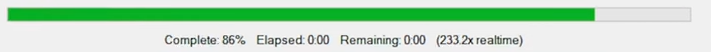
#> input picture pc-agent/sample/image.png, 711 x 52 px; its folder holds only this picture in this run
$ python test_detection.py   (older library calls are emulated)
#> lines starting #> are read from the running program, lines starting #| are printed output that depends on the picture; after the words box and inside, x2 and y2 are one past the last pixel; in counts of white or black regions, pixels touching at a corner belong together
### pc-agent/core/bar_finder.py
"""진행바 자동 탐지 모듈.

다중 전략으로 이미지 내 진행바 영역을 찾아낸다:
  1. Canny 에지 + 수직 모폴로지 — 테두리 있는 바
  2. 적응형 이진화 — 미세한 대비 차
  3. HSV 채도 분할 — 채색된 fill 영역 직접 탐지
  4. 배경 제거 — 코너 색상 기준 비-배경 영역
"""

from dataclasses import dataclass

import cv2
import numpy as np
from PIL import Image

from utils.logger import log


@dataclass
class BarRegion:
    """탐지된 진행바 영역 (PIL crop 호환)."""

    top: int
    left: int
    bottom: int  # exclusive
    right: int  # exclusive
    confidence: float
    direction: str = "horizontal"  # "horizontal" 또는 "vertical"

    @property
    def bbox(self) -> tuple[int, int, int, int]:
        """PIL Image.crop() 형식: (left, upper, right, lower)."""
        return (self.left, self.top, self.right, self.bottom)

    @property
    def width(self) -> int:
        return self.right - self.left

    @property
    def height(self) -> int:
        return self.bottom - self.top


# ── 최소 두께: 이보다 얇은 후보는 에지 아티팩트로 간주 ──
_MIN_THICKNESS = 6


class BarFinder:
    """다중 전략 기반 진행바 자동 탐지기."""

    def __init__(
        self,
        min_area_ratio: float = 0.01,
        max_area_ratio: float = 0.95,
        min_rectangularity: float = 0.40,
        aspect_threshold: float = 2.0,
    ) -> None:
        self._min_area_ratio = min_area_ratio
        self._max_area_ratio = max_area_ratio
        self._min_rect = min_rectangularity
        self._aspect_th = aspect_threshold

    # ── 공개 API ─────────────────────────────────────────

    def find(self, image: Image.Image) -> BarRegion | None:
        """이미지에서 진행바 영역을 탐지한다.

        탐지 실패 시에도 전체 영역을 fallback으로 반환.
        이미지가 너무 작으면 None.

        Args:
            image: PIL 이미지 (RGB).
        """
        if image.mode != "RGB":
            image = image.convert("RGB")

        orig_w, orig_h = image.size


        img = np.array(image)
        h, w = img.shape[:2]

        if h < 3 or w < 3:
            return None

        result = self._detect(img, h, w)
        if result is not None:
            return result

        # fallback
        aspect = orig_w / max(orig_h, 1)
        direction = "vertical" if aspect < (1.0 / self._aspect_th) else "horizontal"
        log.info("윤곽 미탐지 — fallback (전체 이미지, 방향=%s)", direction)
        return BarRegion(
            top=0,
            left=0,
            bottom=orig_h,
            right=orig_w,
            confidence=0.0,
            direction=direction,
        )

    # ── 핵심 탐지 ────────────────────────────────────────

    def _detect(self, img: np.ndarray, h: int, w: int) -> BarRegion | None:
        gray = cv2.cvtColor(img, cv2.COLOR_RGB2GRAY)
        blurred = cv2.GaussianBlur(gray, (3, 3), 0)

        candidates: list[BarRegion] = []

        # ── 전략 1: Canny + Otsu (수직 모폴로지로 에지 브릿지) ──
        otsu_val, _ = cv2.threshold(
            blurred,
            0,
            255,
            cv2.THRESH_BINARY + cv2.THRESH_OTSU,
        )
        for factor in (0.5, 0.33):
            lower = max(10, int(otsu_val * factor))
            upper = max(30, int(otsu_val * factor * 2))
            edges = cv2.Canny(blurred, lower, upper)

            # 작은 커널 (기존)
            k_small = cv2.getStructuringElement(cv2.MORPH_RECT, (3, 3))
            closed = cv2.morphologyEx(edges, cv2.MORPH_CLOSE, k_small, iterations=1)
            contours, _ = cv2.findContours(
                closed,
                cv2.RETR_EXTERNAL,
                cv2.CHAIN_APPROX_SIMPLE,
            )
            candidates.extend(self._filter_contours(contours, h, w))

            # 큰 수직 커널 — 상/하 에지를 브릿지하여 바 본체 형성
            kh = max(7, h // 6)
            k_tall = cv2.getStructuringElement(cv2.MORPH_RECT, (3, kh))
            bridged = cv2.morphologyEx(edges, cv2.MORPH_CLOSE, k_tall, iterations=1)
            contours, _ = cv2.findContours(
                bridged,
                cv2.RETR_EXTERNAL,
                cv2.CHAIN_APPROX_SIMPLE,
            )
            candidates.extend(self._filter_contours(contours, h, w))

        # ── 전략 2: 적응형 이진화 ──
        block_size = max(15, (min(h, w) // 10) | 1)
        binary = cv2.adaptiveThreshold(
            blurred,
            255,
            cv2.ADAPTIVE_THRESH_GAUSSIAN_C,
            cv2.THRESH_BINARY_INV,
            blockSize=block_size,
            C=3,
        )
        contours, _ = cv2.findContours(
            binary,
            cv2.RETR_EXTERNAL,
            cv2.CHAIN_APPROX_SIMPLE,
        )
        candidates.extend(self._filter_contours(contours, h, w))

        # ── 전략 3: HSV 채도 분할 (fill 색상 영역) ──
        hsv = cv2.cvtColor(img, cv2.COLOR_RGB2HSV)
        sat_mask = ((hsv[:, :, 1] > 30) & (hsv[:, :, 2] > 30)).astype(np.uint8) * 255
        k_color = cv2.getStructuringElement(cv2.MORPH_RECT, (5, 3))
        sat_cleaned = cv2.morphologyEx(sat_mask, cv2.MORPH_CLOSE, k_color, iterations=2)
        sat_cleaned = cv2.morphologyEx(
            sat_cleaned, cv2.MORPH_OPEN, k_color, iterations=1
        )
        contours, _ = cv2.findContours(
            sat_cleaned,
            cv2.RETR_EXTERNAL,
            cv2.CHAIN_APPROX_SIMPLE,
        )
        # fill 영역 → 트랙 확장 시도
        for cnt in contours:
            expanded = self._expand_to_track(img, cnt, h, w)
            if expanded is not None:
                candidates.append(expanded)

        # ── 전략 4: 배경 제거 (코너 기반) ──
        bg = self._estimate_background(img)
        diff = np.sqrt(
            np.sum((img.astype(np.float64) - bg.astype(np.float64)) ** 2, axis=2)
        )
        fg_mask = (diff > 25).astype(np.uint8) * 255
        k_fg = cv2.getStructuringElement(cv2.MORPH_RECT, (5, 5))
        fg_cleaned = cv2.morphologyEx(fg_mask, cv2.MORPH_CLOSE, k_fg, iterations=2)
        fg_cleaned = cv2.morphologyEx(fg_cleaned, cv2.MORPH_OPEN, k_fg, iterations=1)
        contours, _ = cv2.findContours(
            fg_cleaned,
            cv2.RETR_EXTERNAL,
            cv2.CHAIN_APPROX_SIMPLE,
        )
        candidates.extend(self._filter_contours(contours, h, w))

        if not candidates:
            return None

        candidates = self._deduplicate(candidates)
        best = max(candidates, key=self._bar_score)

        log.info(
            "바 탐지 [%s]: (%d,%d)-(%d,%d) %dx%d 신뢰도=%.2f",
            best.direction,
            best.left,
            best.top,
            best.right,
            best.bottom,
            best.width,
            best.height,
            best.confidence,
        )
        return best

    # ── 컨투어 필터링 ────────────────────────────────────

    def _filter_contours(
        self,
        contours: list,
        h: int,
        w: int,
    ) -> list[BarRegion]:
        img_area = h * w
        min_area = img_area * self._min_area_ratio
        max_area = img_area * self._max_area_ratio

        results: list[BarRegion] = []

        for contour in contours:
            x, y, bw, bh = cv2.boundingRect(contour)
            rect_area = bw * bh

            if rect_area < min_area or rect_area > max_area:
                continue

            contour_area = cv2.contourArea(contour)
            if contour_area < 1:
                continue

            rectangularity = contour_area / rect_area
            if rectangularity < self._min_rect:
                continue

            aspect = bw / max(bh, 1)
            if aspect >= self._aspect_th:
                direction = "horizontal"
            elif aspect <= (1.0 / self._aspect_th):
                direction = "vertical"
            else:
                continue

            results.append(
                BarRegion(
                    top=y,
                    left=x,
                    bottom=y + bh,
                    right=x + bw,
                    confidence=round(rectangularity, 2),
                    direction=direction,
                )
            )

        return results

    # ── 트랙 확장 (fill → 전체 바 영역) ──────────────────
    def _expand_to_track(
        self,
        img: np.ndarray,
        fill_contour: np.ndarray,
        h: int,
        w: int,
    ) -> BarRegion | None:
        """fill 영역에서 Sobel 경계 + 배경 제거로 전체 바 트랙을 복원한다.

        1단계: Sobel-x(수직 에지)로 fill 좌우의 트랙 경계를 탐지
        2단계: 배경 제거로 추가 확장 (경계 없는 pill 바 대응)
        3단계: 두 결과 중 넓은 쪽 채택
        """
        x, y, bw, bh = cv2.boundingRect(fill_contour)
        if bw * bh < h * w * self._min_area_ratio:
            return None

        y_start = max(y + 1, 0)
        y_end = min(y + bh - 1, h)
        if y_end <= y_start:
            y_start, y_end = y, min(y + bh, h)
        fill_left = x
        fill_right = x + bw

        # ── 1단계: Sobel-x 경계 탐지 ──
        gray = cv2.cvtColor(img, cv2.COLOR_RGB2GRAY)
        sobel_x = np.abs(cv2.Sobel(gray, cv2.CV_64F, 1, 0, ksize=3))
        # fill 행 범위의 median 프로파일
        profile = np.median(sobel_x[y_start:y_end, :], axis=0)
        edge_th = max(float(np.percentile(profile, 70)), 10.0)
        strong = np.where(profile > edge_th)[0]

        # fill 좌측 이내의 에지 → 좌측 경계
        left_edges = strong[strong <= fill_left + 5]
        grad_left = int(left_edges[0]) if len(left_edges) > 0 else fill_left

        # fill 우측 이후의 에지 → 우측 경계 (최우측 채택)
        right_edges = strong[strong >= fill_right - 5]
        grad_right = (
            int(right_edges[-1]) + 1
            if len(right_edges) > 0
            else fill_right
        )

        # ── 2단계: 배경 제거 기반 확장 ──
        cy = y + bh // 2
        if 0 <= cy < h:
            bg = self._estimate_background(img)
            row = img[cy].astype(np.float64)
            row_diff = np.sqrt(
                np.sum((row - bg.astype(np.float64)) ** 2, axis=1)
            )
            fill_diff = float(row_diff[x:x + bw].mean())
            threshold = max(fill_diff * 0.15, 10.0)
            non_bg = np.where(row_diff > threshold)[0]
            if len(non_bg) > 0:
                bg_left = int(non_bg[0])
                bg_right = int(non_bg[-1]) + 1
            else:
                bg_left, bg_right = fill_left, fill_right
        else:
            bg_left, bg_right = fill_left, fill_right

        # ── 3단계: 두 결과 중 넓은 쪽 채택 ──
        track_left = min(grad_left, bg_left)
        track_right = max(grad_right, bg_right)

        # 이미지 거의 전체면 과확장 — fill 기준으로 제한
        if (track_right - track_left) > w * 0.97:
            track_left = fill_left
            track_right = fill_right
        track_width = track_right - track_left
        if track_width < bh * self._aspect_th:
            return None
        aspect = track_width / max(bh, 1)
        if aspect >= self._aspect_th:
            direction = "horizontal"
        elif aspect <= (1.0 / self._aspect_th):
            direction = "vertical"
        else:
            return None
        return BarRegion(
            top=y, left=track_left, bottom=y + bh, right=track_right,
            confidence=0.65, direction=direction,
        )

    # ── 배경 추정 ────────────────────────────────────────

    @staticmethod
    def _estimate_background(img: np.ndarray) -> np.ndarray:
        """이미지 4개 코너의 중앙값으로 배경색을 추정한다."""
        h, w = img.shape[:2]
        patch = max(3, min(h // 8, w // 8, 10))
        corners = [
            img[:patch, :patch],
            img[:patch, -patch:],
            img[-patch:, :patch],
            img[-patch:, -patch:],
        ]
        all_pixels = np.concatenate(
            [c.reshape(-1, 3) for c in corners],
            axis=0,
        )
        return np.median(all_pixels, axis=0).astype(np.uint8)

    # ── 스코어링 ─────────────────────────────────────────

    @staticmethod
    def _bar_score(region: BarRegion) -> tuple[float, float]:
        """바 후보의 점수: elongation × 두께 보정, 면적.

        에지 아티팩트(6px 미만)를 크게 감점한다.
        """
        longer = max(region.width, region.height)
        shorter = max(min(region.width, region.height), 1)
        elongation = longer / shorter

        # 헤어라인 감점: 6px 미만이면 점수 1/10
        thickness_factor = min(shorter / _MIN_THICKNESS, 1.0)

        return (elongation * thickness_factor, region.width * region.height)

    # ── 중복 제거 ────────────────────────────────────────

    @staticmethod
    def _deduplicate(
        candidates: list[BarRegion],
        iou_threshold: float = 0.5,
    ) -> list[BarRegion]:
        if len(candidates) <= 1:
            return candidates

        scored = sorted(
            candidates,
            key=lambda r: (
                max(r.width, r.height)
                / max(min(r.width, r.height), 1)
                * min(min(r.width, r.height) / _MIN_THICKNESS, 1.0),
                r.width * r.height,
            ),
            reverse=True,
        )

        kept: list[BarRegion] = []
        for region in scored:
            overlap = False
            for existing in kept:
                if _iou(region, existing) > iou_threshold:
                    overlap = True
                    break
            if not overlap:
                kept.append(region)

        return kept


def _iou(a: BarRegion, b: BarRegion) -> float:
    x1 = max(a.left, b.left)
    y1 = max(a.top, b.top)
    x2 = min(a.right, b.right)
    y2 = min(a.bottom, b.bottom)

    if x2 <= x1 or y2 <= y1:
        return 0.0

    intersection = (x2 - x1) * (y2 - y1)
    area_a = a.width * a.height
    area_b = b.width * b.height
    union = area_a + area_b - intersection

    return intersection / max(union, 1)

### pc-agent/core/bar_analyzer.py
"""진행바 막대 픽셀 분석 엔진.

슬라이딩 윈도우 전환점 탐지로 채움/빈 경계를 찾아 진행률(%)을 산출한다.
특정 색상 지정 없이 동작하며, 그라데이션 채움도 지원한다.

알고리즘:
  1. 열별 평균 색상 → 스무딩
  2. 슬라이딩 윈도우로 좌/우 색상 차이 계산
  3. 최대 전환점 = 채움/빈 경계
  4. 균일 바(전환 없음) → HSV 채도로 0%/100% 판정
"""

from dataclasses import dataclass

import numpy as np
from numpy.typing import NDArray
from PIL import Image

from core.image_cache import ImageCacheMixin
from utils.logger import log


@dataclass
class AnalysisResult:
    """분석 결과."""

    progress: float  # 0.0~100.0, 소수점 1자리
    confidence: float  # 0.0~1.0
    filled_columns: int  # 채워진 열 수
    total_columns: int  # 전체 열 수


class BarAnalyzer(ImageCacheMixin):
    """진행바 전환점 기반 분석기.

    슬라이딩 윈도우로 열별 색상 변화를 추적하여
    채움 → 빈 전환점을 찾고, 해당 위치를 진행률로 환산한다.
    색상 지정 없이 동작하며 그라데이션도 지원한다.
    """

    # 스무딩 커널 크기 = width // _SMOOTH_DIVISOR (최소 3)
    # 값이 클수록 강한 스무딩 → 노이즈에 강하지만 경계 뭉개짐
    _SMOOTH_DIVISOR = 30

    # 슬라이딩 윈도우 크기 = width // _WINDOW_DIVISOR (최소 3)
    # 값이 클수록 넓은 윈도우 → 경계를 더 넓게 탐지
    _WINDOW_DIVISOR = 15

    # 노이즈 바닥 = max(median * _NOISE_MEDIAN_MULT, _NOISE_ABS_MIN)
    # 피크 점수가 이 값 미만이면 전환점 없음(균일 바)으로 판정
    _NOISE_MEDIAN_MULT = 3.0
    _NOISE_ABS_MIN = 12.0

    # 채도 차이가 이 값 이상이면 우→좌 채움으로 판정
    _FILL_DIRECTION_SAT_THRESHOLD = 15

    # 피크 점수를 신뢰도(0~1)로 정규화하는 기준값
    _CONFIDENCE_NORMALIZER = 80.0

    def __init__(self) -> None:
        super().__init__()

    def analyze(
        self,
        image: Image.Image,
        direction: str = "horizontal",
        region_id: str = "default",
    ) -> AnalysisResult:
        """진행바 이미지를 분석하여 진행률을 산출한다 (캐싱 지원)."""
        return self.get_cached_or_compute(
            region_id, image, self._analyze_internal, direction=direction
        )

    # [328 lines left out: functions _analyze_internal, _smooth_columns, _transition_scores, _saturation, _judge_uniform, analyze_by_color and 1 more, not called in this run]

### pc-agent/test_detection.py
"""샘플 이미지 탐지 테스트.

sample/ 폴더의 이미지에 대해 bar_finder + bar_analyzer를 실행하고,
결과를 sample/result/에 시각화하여 저장한다.

사각형 표시:
  - 빨간색: 탐지된 바 전체 영역 (bar_finder)
  - 시안색: 채워진 부분 영역 (bar_analyzer 결과)
"""

import os
import sys
from pathlib import Path

import cv2
import numpy as np
from PIL import Image

from core.bar_finder import BarFinder
from core.bar_analyzer import BarAnalyzer


def main() -> None:
    sample_dir = Path("sample")
    result_dir = sample_dir / "result"
    result_dir.mkdir(exist_ok=True)

    finder = BarFinder()
    analyzer = BarAnalyzer()

    files = sorted(f for f in sample_dir.iterdir() if f.suffix == ".png")

    for img_path in files:
        print(f"\n{'=' * 60}")
        print(f"[{img_path.name}]")

        pil_img = Image.open(img_path)
#> pil_img is the input picture: PIL image 711x52 RGBA; mean R, G, B, A 186.6, 220.2, 192, 255
        if pil_img.mode != "RGB":
            pil_img = pil_img.convert("RGB")
#> pil_img: PIL image 711x52 RGB
        w, h = pil_img.size
        print(f"  크기: {w}x{h}")
#|   크기: 711x52

        # ── bar_finder ──
        bar_region = finder.find(pil_img)
#> in _detect, `gray = cv2.cvtColor(img, cv2.COLOR_RGB2GRAY)`:
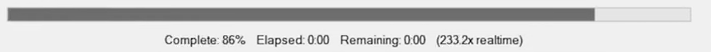
#> gray: shape (52, 711); min 4, max 255, mean 206.9
#> in _detect, `otsu_val, _ = cv2.threshold( blurred, 0, 255, cv2.THRESH_BINARY + cv2...`: otsu_val = 178
#> the loop in _detect, `for factor in (0.5, 0.33):` made 2 passes
#> (lower, upper) on passes 1 to 2: (89, 178), (58, 117)
#> pass 1, in _detect, `edges = cv2.Canny(blurred, lower, upper)`:
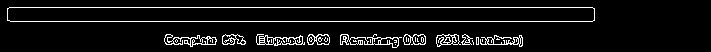
#> edges: shape (52, 711); 7% white in thin lines or dots, all inside (x1, y1, x2, y2) = (7, 7, 595, 48)
#> after the loop in _detect, `for factor in (0.5, 0.33):`:
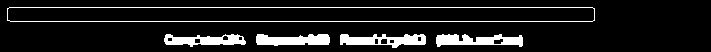
#> closed: shape (52, 711); 10.8% white; 5 white regions, box (x1, y1, x2, y2) and area: (7, 7, 595, 22) 1198, (436, 34, 523, 47) 732, (340, 34, 426, 48) 726, (256, 34, 330, 46) 674, (164, 34, 246, 47) 645
#> after the loop in _detect, `for factor in (0.5, 0.33):`: candidates = 20 items
#> in _detect, `binary = cv2.adaptiveThreshold( blurred, 255, cv2.ADAPTIVE_THRESH_GAUS..`:
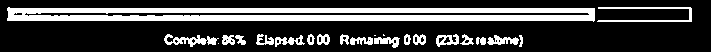
#> binary: shape (52, 711); 23.9% white; 22 white regions (3 under 20 px)
#> in _detect, `contours, _ = cv2.findContours( binary, cv2.RETR_EXTERNAL, cv2.CHAIN_A..`: contours = 22 contours, 4 with area under 20; largest, box (x1, y1, x2, y2) and area: (7, 7, 595, 22) 7040, (164, 34, 219, 47) 245, (597, 7, 692, 22) 211, (436, 34, 459, 47) 166, (487, 35, 519, 45) 146
#> in _detect, `k_color = cv2.getStructuringElement(cv2.MORPH_RECT, (5, 3))`: k_color = [[1, 1, 1, 1, 1], [1, 1, 1, 1, 1], [1, 1, 1, 1, 1]]
#> in _detect, `sat_cleaned = cv2.morphologyEx( sat_cleaned, cv2.MORPH_OPEN, k_color, ..`:
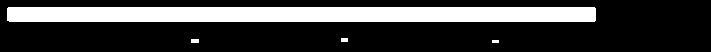
#> sat_cleaned: shape (52, 711); 24.1% white; 4 white regions
#> in _detect, `contours, _ = cv2.findContours( sat_cleaned, cv2.RETR_EXTERNAL, cv2.CH..`: contours = 4 contours, 2 with area under 20; largest, box (x1, y1, x2, y2) and area: (7, 7, 596, 22) 8229, (191, 39, 199, 43) 21
#> the loop in _detect, `for cnt in contours:` made 4 passes
#> (cnt, x in _expand_to_track, y in _expand_to_track, bw in _expand_to_track, bh in _expand_to_track) on passes 1 to 3: ([[492, 40], [492, 42], [498, 42], [498, 40]], 492, 40, 7, 3), ([[191, 39], [191, 42], [198, 42], [198, 39]], 191, 39, 8, 4), ([[341, 38], [341, 41], [347, 41], [347, 38]], 341, 38, 7, 4)
#> after the loop in _detect, `for cnt in contours:`: candidates = 22 items
#> in _estimate_background (call 2), `all_pixels = np.concatenate( [c.reshape(-1, 3) for c in corners], axis..`: all_pixels = 144 rows, first 8: [240, 240, 239], [239, 239, 238], [240, 240, 240], [240, 240, 240], [240, 240, 239], [240, 240, 239], [240, 240, 239], [240, 240, 240]
#> in _detect, `bg = self._estimate_background(img)`: bg = [240, 240, 240]
#> in _detect, `fg_mask = (diff > 25).astype(np.uint8) * 255`:
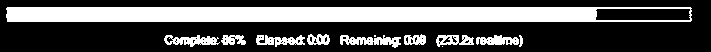
#> fg_mask: shape (52, 711); 31.1% white; 12 white regions (2 under 20 px), largest, box (x1, y1, x2, y2) and area: (6, 7, 692, 22) 9252, (340, 35, 401, 48) 419, (164, 35, 220, 47) 371
#> in _detect, `k_fg = cv2.getStructuringElement(cv2.MORPH_RECT, (5, 5))`: k_fg = [[1, 1, 1, 1, 1], [1, 1, 1, 1, 1], [1, 1, 1, 1, 1], [1, 1, 1, 1, 1], [1, 1, 1, 1, 1]]
#> in _detect, `fg_cleaned = cv2.morphologyEx(fg_cleaned, cv2.MORPH_OPEN, k_fg, iterat..`:
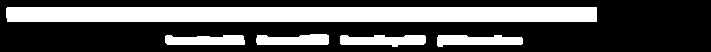
#> fg_cleaned: shape (52, 711); 31.9% white; 5 white regions
#> in _detect, `contours, _ = cv2.findContours( fg_cleaned, cv2.RETR_EXTERNAL, cv2.CHA..`: contours = 5 contours; box (x1, y1, x2, y2) and area: (6, 7, 597, 22) 8256, (340, 35, 426, 47) 682, (437, 35, 523, 47) 678, (165, 35, 245, 45) 615, (256, 34, 329, 45) 596
#> in _deduplicate, `scored = sorted( candidates, key=lambda r: ( max(r.width, r.height) / ..`: scored = 27 items
#> the loop in _deduplicate, `for region in scored:` made 27 passes
#> after the loop in _deduplicate, `for region in scored:`: kept = 5 items
        if bar_region is None:
            print("  바 탐지 실패 (이미지 너무 작음)")
            continue

        print(
            f"  바 영역: ({bar_region.left},{bar_region.top})-"
            f"({bar_region.right},{bar_region.bottom}) "
            f"{bar_region.width}x{bar_region.height} "
            f"신뢰도={bar_region.confidence:.2f} "
            f"방향={bar_region.direction}"
        )
#|   바 영역: (5,7)-(693,22) 688x15 신뢰도=0.65 방향=horizontal

        # ── bar_analyzer ──
        bar_image = pil_img.crop(bar_region.bbox)
        result = analyzer.analyze(bar_image, direction=bar_region.direction)
        print(
            f"  진행률: {result.progress:.1f}%  "
            f"신뢰도={result.confidence:.2f}  "
            f"채움={result.filled_columns}/{result.total_columns}열"
        )

        # ── 시각화 ──
        vis = np.array(pil_img)
        vis = cv2.cvtColor(vis, cv2.COLOR_RGB2BGR)

        # 빨간 사각형: 바 전체 영역
        cv2.rectangle(
            vis,
            (bar_region.left, bar_region.top),
            (bar_region.right - 1, bar_region.bottom - 1),
            (0, 0, 255),  # BGR red
            2,
        )

        # 시안 사각형: 채워진 부분
        if result.total_columns > 0 and result.filled_columns > 0:
            fill_ratio = result.filled_columns / result.total_columns
            if bar_region.direction == "horizontal":
                fill_right = bar_region.left + int(bar_region.width * fill_ratio)
                cv2.rectangle(
                    vis,
                    (bar_region.left + 2, bar_region.top + 2),
                    (fill_right - 1, bar_region.bottom - 3),
                    (255, 255, 0),  # BGR cyan
                    2,
                )
            else:
                fill_bottom = bar_region.bottom - int(bar_region.height * fill_ratio)
                cv2.rectangle(
                    vis,
                    (bar_region.left + 2, fill_bottom),
                    (bar_region.right - 3, bar_region.bottom - 3),
                    (255, 255, 0),
                    2,
                )

        # 텍스트 오버레이
        label = f"{result.progress:.1f}% (conf={result.confidence:.2f})"
        text_y = max(bar_region.top - 8, 16)
        cv2.putText(
            vis,
            label,
            (bar_region.left, text_y),
            cv2.FONT_HERSHEY_SIMPLEX,
            0.5,
            (0, 0, 255),
            1,
            cv2.LINE_AA,
        )

        # 저장
        out_path = result_dir / img_path.name
        cv2.imwrite(str(out_path), vis)
        print(f"  저장: {out_path}")

    print(f"\n{'=' * 60}")
    print(f"결과 저장 완료: {result_dir}")


if __name__ == "__main__":
#> (the run stopped early here; a loop or call above may not have finished)
